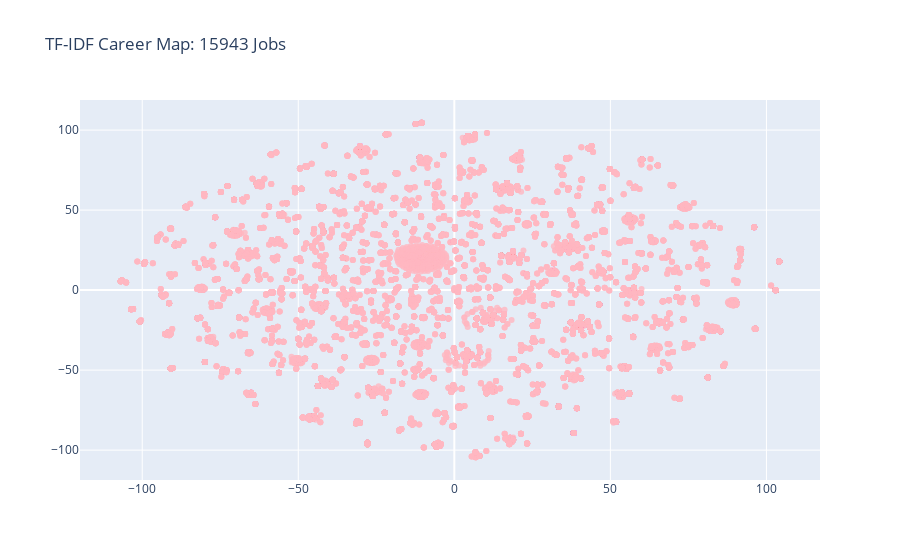

The notebook cell saved with this chart:
### Code cell
import plotly.graph_objects as go
import plotly.express as px

# 2D Visualizer
if (visual_dims == 2):
    # Display data
    fig = go.Figure()

    fig.add_trace(go.Scatter(
        x=vec_visual[:,0], y=vec_visual[:,1],
        text=pos,
        mode='markers',
        marker_color='rgba(255, 182, 193, .8)'
    ))
    fig.update_layout(title=f'TF-IDF Career Map: {len(pos)} Jobs')

# 3D Visualizer
else:
    fig = px.scatter_3d(
        vec_visual,
        x=0,
        y=1,
        z=2,
    )

fig.show()

### Figure 1 — Plotly figure (JSON) as saved in the notebook; plotly's stock layout.template omitted (floating-point values rounded to 4 significant figures; data arrays with more than 128 entries replaced by an {"elided": "..."} marker saying what was removed)
{"data": [{"marker": {"color": "rgba(255, 182, 193, .8)"}, "mode": "markers", "text": {"elided": "15943 str values"}, "type": "scatter", "x": {"elided": "15943 float values"}, "y": {"elided": "15943 float values"}}], "layout": {"title": {"text": "TF-IDF Career Map: 15943 Jobs"}}}
